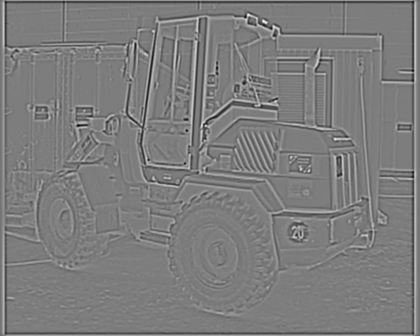
%> input picture Uebung 3 feature matching/DoG01.png, 420 x 336 px, shrunk from 720 x 576 before the run; the run also reads 3 pictures not shown here
$ octave Test.m   (GNU Octave 9; MATLAB toolbox functions it lacks are replaced by stand-ins)
%> lines starting %> are read from the running program, lines starting %| are printed output that depends on the picture
%% Exercise 3:

close all;

%% Aufgabe 3.2.1 a):


I_DoG = cell(8, 1);
I_DoG{1,1} = imread('DoG01.png');
if isinteger(I_DoG{1,1})
    I_DoG{1,1} = double(I_DoG{1,1})/255;
    if size(I_DoG{1,1}, 3) > 1
      I = mean(I_DoG{1,1}, 3);
    end
end
I_DoG{2,1} = imread('DoG02.png');
if isinteger(I_DoG{2,1})
    I_DoG{2,1} = double(I_DoG{2,1})/255;
    if size(I_DoG{2,1}, 3) > 1
      I = mean(I_DoG{2,1}, 3);
    end
end
I_DoG{3,1} = imread('DoG03.png');
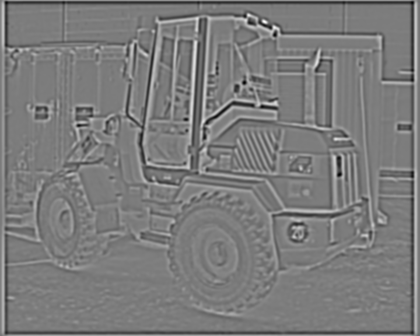
%> input picture Uebung 3 feature matching/DoG03.png, 420 x 336 px, shrunk from 720 x 576 before the run
if isinteger(I_DoG{3,1})
    I_DoG{3,1} = double(I_DoG{3,1})/255;
    if size(I_DoG{3,1}, 3) > 1
      I = mean(I_DoG{3,1}, 3);
    end
end
I_DoG{4,1} = imread('DoG04.png');
if isinteger(I_DoG{4,1})
    I_DoG{4,1} = double(I_DoG{4,1})/255;
    if size(I_DoG{4,1}, 3) > 1
      I = mean(I_DoG{4,1}, 3);
    end
end
I_DoG{5,1} = imread('DoG05.png');
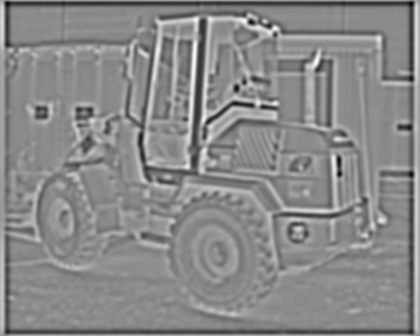
%> input picture Uebung 3 feature matching/DoG05.png, 420 x 336 px, shrunk from 720 x 576 before the run
if isinteger(I_DoG{5,1})
    I_DoG{5,1} = double(I_DoG{5,1})/255;
    if size(I_DoG{5,1}, 3) > 1
      I = mean(I_DoG{5,1}, 3);
    end
end
I_DoG{6,1} = imread('DoG06.png');
if isinteger(I_DoG{6,1})
    I_DoG{6,1} = double(I_DoG{6,1})/255;
    if size(I_DoG{6,1}, 3) > 1
      I = mean(I_DoG{6,1}, 3);
    end
end
%> (the run ends here)
